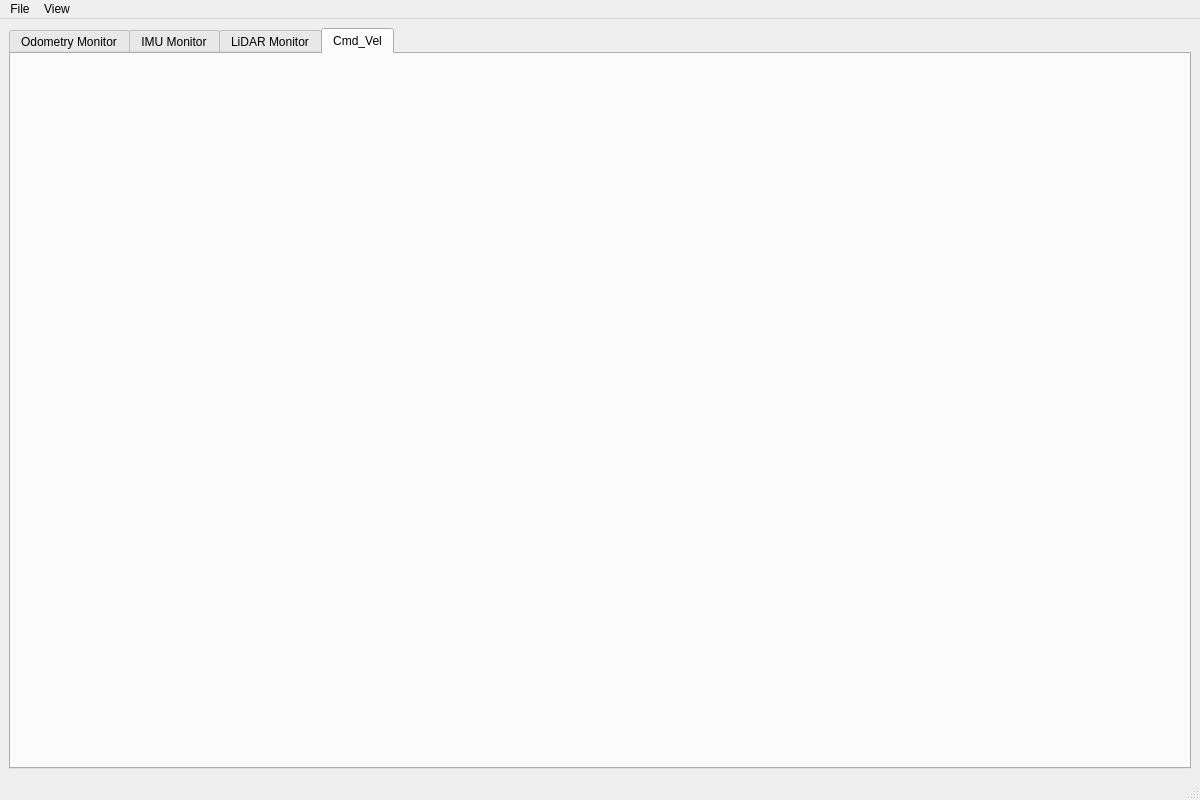
<?xml version="1.0" encoding="UTF-8"?>
<ui version="4.0">
 <class>MainWindow</class>
 <widget class="QMainWindow" name="MainWindow">
  <property name="geometry">
   <rect>
    <x>0</x>
    <y>0</y>
    <width>1200</width>
    <height>800</height>
   </rect>
  </property>
  <property name="windowTitle">
   <string>AMR Monitor</string>
  </property>
  <widget class="QWidget" name="centralwidget">
   <layout class="QVBoxLayout" name="verticalLayout">
    <item>
     <widget class="QTabWidget" name="mainTabWidget">
      <property name="currentIndex">
       <number>3</number>
      </property>
      <widget class="QWidget" name="odomTab">
       <attribute name="title">
        <string>Odometry Monitor</string>
       </attribute>
       <layout class="QVBoxLayout" name="odomLayout"/>
      </widget>
      <widget class="QWidget" name="imuTab">
       <attribute name="title">
        <string>IMU Monitor</string>
       </attribute>
       <layout class="QVBoxLayout" name="imuLayout"/>
      </widget>
      <widget class="QWidget" name="lidarTab">
       <attribute name="title">
        <string>LiDAR Monitor</string>
       </attribute>
       <layout class="QVBoxLayout" name="lidarLayout"/>
      </widget>
      <widget class="QWidget" name="cmdvelTab">
       <attribute name="title">
        <string>Cmd_Vel</string>
       </attribute>
      </widget>
     </widget>
    </item>
   </layout>
  </widget>
  <widget class="QMenuBar" name="menubar">
   <property name="geometry">
    <rect>
     <x>0</x>
     <y>0</y>
     <width>1200</width>
     <height>33</height>
    </rect>
   </property>
   <widget class="QMenu" name="menuFile">
    <property name="title">
     <string>File</string>
    </property>
    <addaction name="actionExit"/>
   </widget>
   <widget class="QMenu" name="menuView">
    <property name="title">
     <string>View</string>
    </property>
    <addaction name="actionRefreshTopics"/>
    <addaction name="separator"/>
    <addaction name="actionResetLayout"/>
   </widget>
   <addaction name="menuFile"/>
   <addaction name="menuView"/>
  </widget>
  <widget class="QStatusBar" name="statusbar"/>
  <action name="actionExit">
   <property name="text">
    <string>Exit</string>
   </property>
  </action>
  <action name="actionRefreshTopics">
   <property name="text">
    <string>Refresh Topics</string>
   </property>
  </action>
  <action name="actionResetLayout">
   <property name="text">
    <string>Reset Layout</string>
   </property>
  </action>
 </widget>
 <resources/>
 <connections/>
</ui>
